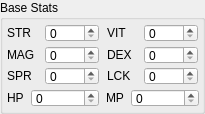
       <widget class="QGroupBox" name="group_stats">
        <property name="geometry">
         <rect>
          <x>2</x>
          <y>206</y>
          <width>201</width>
          <height>114</height>
         </rect>
        </property>
        <property name="title">
         <string>Base Stats</string>
        </property>
        <layout class="QVBoxLayout" name="verticalLayout_21">
         <property name="spacing">
          <number>0</number>
         </property>
         <property name="margin">
          <number>2</number>
         </property>
         <item>
          <widget class="QFrame" name="frame_strvit">
           <widget class="QSpinBox" name="sb_vit">
            <property name="geometry">
             <rect>
              <x>139</x>
              <y>2</y>
              <width>54</width>
              <height>18</height>
             </rect>
            </property>
            <property name="maximumSize">
             <size>
              <width>54</width>
              <height>16777215</height>
             </size>
            </property>
            <property name="alignment">
             <set>Qt::AlignLeading|Qt::AlignLeft|Qt::AlignVCenter</set>
            </property>
            <property name="buttonSymbols">
             <enum>QAbstractSpinBox::UpDownArrows</enum>
            </property>
            <property name="correctionMode">
             <enum>QAbstractSpinBox::CorrectToNearestValue</enum>
            </property>
            <property name="minimum">
             <number>0</number>
            </property>
            <property name="maximum">
             <number>255</number>
            </property>
            <property name="value">
             <number>0</number>
            </property>
           </widget>
           <widget class="QLabel" name="label_16">
            <property name="geometry">
             <rect>
              <x>102</x>
              <y>2</y>
              <width>20</width>
              <height>17</height>
             </rect>
            </property>
            <property name="text">
             <string>VIT</string>
            </property>
           </widget>
           <widget class="QLabel" name="label_14">
            <property name="geometry">
             <rect>
              <x>2</x>
              <y>2</y>
              <width>25</width>
              <height>17</height>
             </rect>
            </property>
            <property name="text">
             <string>STR</string>
            </property>
           </widget>
           <widget class="QSpinBox" name="sb_str">
            <property name="geometry">
             <rect>
              <x>40</x>
              <y>2</y>
              <width>54</width>
              <height>18</height>
             </rect>
            </property>
            <property name="sizePolicy">
             <sizepolicy hsizetype="Minimum" vsizetype="Fixed">
              <horstretch>0</horstretch>
              <verstretch>0</verstretch>
             </sizepolicy>
            </property>
            <property name="maximumSize">
             <size>
              <width>54</width>
              <height>16777215</height>
             </size>
            </property>
            <property name="alignment">
             <set>Qt::AlignLeading|Qt::AlignLeft|Qt::AlignVCenter</set>
            </property>
            <property name="buttonSymbols">
             <enum>QAbstractSpinBox::UpDownArrows</enum>
            </property>
            <property name="correctionMode">
             <enum>QAbstractSpinBox::CorrectToNearestValue</enum>
            </property>
            <property name="minimum">
             <number>0</number>
            </property>
            <property name="maximum">
             <number>255</number>
            </property>
            <property name="value">
             <number>0</number>
            </property>
           </widget>
          </widget>
         </item>
         <item>
          <widget class="QFrame" name="frame_magdex">
           <widget class="QLabel" name="label_13">
            <property name="geometry">
             <rect>
              <x>2</x>
              <y>2</y>
              <width>30</width>
              <height>17</height>
             </rect>
            </property>
            <property name="text">
             <string>MAG</string>
            </property>
           </widget>
           <widget class="QSpinBox" name="sb_mag">
            <property name="geometry">
             <rect>
              <x>40</x>
              <y>2</y>
              <width>54</width>
              <height>18</height>
             </rect>
            </property>
            <property name="maximumSize">
             <size>
              <width>54</width>
              <height>16777215</height>
             </size>
            </property>
            <property name="alignment">
             <set>Qt::AlignLeading|Qt::AlignLeft|Qt::AlignVCenter</set>
            </property>
            <property name="buttonSymbols">
             <enum>QAbstractSpinBox::UpDownArrows</enum>
            </property>
            <property name="correctionMode">
             <enum>QAbstractSpinBox::CorrectToNearestValue</enum>
            </property>
            <property name="minimum">
             <number>0</number>
            </property>
            <property name="maximum">
             <number>255</number>
            </property>
            <property name="value">
             <number>0</number>
            </property>
           </widget>
           <widget class="QLabel" name="label_15">
            <property name="geometry">
             <rect>
              <x>102</x>
              <y>2</y>
              <width>27</width>
              <height>17</height>
             </rect>
            </property>
            <property name="text">
             <string>DEX</string>
            </property>
           </widget>
           <widget class="QSpinBox" name="sb_dex">
            <property name="geometry">
             <rect>
              <x>139</x>
              <y>2</y>
              <width>54</width>
              <height>18</height>
             </rect>
            </property>
            <property name="maximumSize">
             <size>
              <width>54</width>
              <height>16777215</height>
             </size>
            </property>
            <property name="alignment">
             <set>Qt::AlignLeading|Qt::AlignLeft|Qt::AlignVCenter</set>
            </property>
            <property name="buttonSymbols">
             <enum>QAbstractSpinBox::UpDownArrows</enum>
            </property>
            <property name="correctionMode">
             <enum>QAbstractSpinBox::CorrectToNearestValue</enum>
            </property>
            <property name="minimum">
             <number>0</number>
            </property>
            <property name="maximum">
             <number>255</number>
            </property>
            <property name="value">
             <number>0</number>
            </property>
           </widget>
          </widget>
         </item>
         <item>
          <widget class="QFrame" name="frame_sprlck">
           <widget class="QLabel" name="label_18">
            <property name="geometry">
             <rect>
              <x>2</x>
              <y>2</y>
              <width>26</width>
              <height>17</height>
             </rect>
            </property>
            <property name="text">
             <string>SPR</string>
            </property>
           </widget>
           <widget class="QSpinBox" name="sb_spr">
            <property name="geometry">
             <rect>
              <x>40</x>
              <y>2</y>
              <width>54</width>
              <height>18</height>
             </rect>
            </property>
            <property name="maximumSize">
             <size>
              <width>54</width>
              <height>16777215</height>
             </size>
            </property>
            <property name="alignment">
             <set>Qt::AlignLeading|Qt::AlignLeft|Qt::AlignVCenter</set>
            </property>
            <property name="buttonSymbols">
             <enum>QAbstractSpinBox::UpDownArrows</enum>
            </property>
            <property name="correctionMode">
             <enum>QAbstractSpinBox::CorrectToNearestValue</enum>
            </property>
            <property name="minimum">
             <number>0</number>
            </property>
            <property name="maximum">
             <number>255</number>
            </property>
            <property name="value">
             <number>0</number>
            </property>
           </widget>
           <widget class="QLabel" name="label_17">
            <property name="geometry">
             <rect>
              <x>102</x>
              <y>2</y>
              <width>25</width>
              <height>17</height>
             </rect>
            </property>
            <property name="text">
             <string>LCK</string>
            </property>
           </widget>
           <widget class="QSpinBox" name="sb_lck">
            <property name="geometry">
             <rect>
              <x>139</x>
              <y>2</y>
              <width>54</width>
              <height>18</height>
             </rect>
            </property>
            <property name="maximumSize">
             <size>
              <width>54</width>
              <height>16777215</height>
             </size>
            </property>
            <property name="alignment">
             <set>Qt::AlignLeading|Qt::AlignLeft|Qt::AlignVCenter</set>
            </property>
            <property name="buttonSymbols">
             <enum>QAbstractSpinBox::UpDownArrows</enum>
            </property>
            <property name="correctionMode">
             <enum>QAbstractSpinBox::CorrectToNearestValue</enum>
            </property>
            <property name="minimum">
             <number>0</number>
            </property>
            <property name="maximum">
             <number>255</number>
            </property>
            <property name="value">
             <number>0</number>
            </property>
           </widget>
          </widget>
         </item>
         <item>
          <widget class="QFrame" name="frame_basehmp">
           <property name="minimumSize">
            <size>
             <width>195</width>
             <height>22</height>
            </size>
           </property>
           <property name="maximumSize">
            <size>
             <width>16777215</width>
             <height>22</height>
            </size>
           </property>
           <widget class="QSpinBox" name="sb_mp">
            <property name="geometry">
             <rect>
              <x>126</x>
              <y>2</y>
              <width>68</width>
              <height>18</height>
             </rect>
            </property>
            <property name="minimumSize">
             <size>
              <width>0</width>
              <height>0</height>
             </size>
            </property>
            <property name="maximumSize">
             <size>
              <width>70</width>
              <height>25</height>
             </size>
            </property>
            <property name="alignment">
             <set>Qt::AlignLeading|Qt::AlignLeft|Qt::AlignVCenter</set>
            </property>
            <property name="buttonSymbols">
             <enum>QAbstractSpinBox::UpDownArrows</enum>
            </property>
            <property name="correctionMode">
             <enum>QAbstractSpinBox::CorrectToNearestValue</enum>
            </property>
            <property name="minimum">
             <number>0</number>
            </property>
            <property name="maximum">
             <number>32767</number>
            </property>
            <property name="value">
             <number>0</number>
            </property>
           </widget>
           <widget class="QLabel" name="label_19">
            <property name="geometry">
             <rect>
              <x>101</x>
              <y>2</y>
              <width>19</width>
              <height>17</height>
             </rect>
            </property>
            <property name="text">
             <string>MP</string>
            </property>
           </widget>
           <widget class="QLabel" name="label_20">
            <property name="geometry">
             <rect>
              <x>2</x>
              <y>2</y>
              <width>18</width>
              <height>17</height>
             </rect>
            </property>
            <property name="text">
             <string>HP</string>
            </property>
           </widget>
           <widget class="QSpinBox" name="sb_hp">
            <property name="geometry">
             <rect>
              <x>26</x>
              <y>2</y>
              <width>68</width>
              <height>18</height>
             </rect>
            </property>
            <property name="minimumSize">
             <size>
              <width>0</width>
              <height>0</height>
             </size>
            </property>
            <property name="maximumSize">
             <size>
              <width>70</width>
              <height>25</height>
             </size>
            </property>
            <property name="alignment">
             <set>Qt::AlignLeading|Qt::AlignLeft|Qt::AlignVCenter</set>
            </property>
            <property name="buttonSymbols">
             <enum>QAbstractSpinBox::UpDownArrows</enum>
            </property>
            <property name="correctionMode">
             <enum>QAbstractSpinBox::CorrectToNearestValue</enum>
            </property>
            <property name="minimum">
             <number>0</number>
            </property>
            <property name="maximum">
             <number>32767</number>
            </property>
            <property name="value">
             <number>0</number>
            </property>
           </widget>
          </widget>
         </item>
        </layout>
       </widget>
